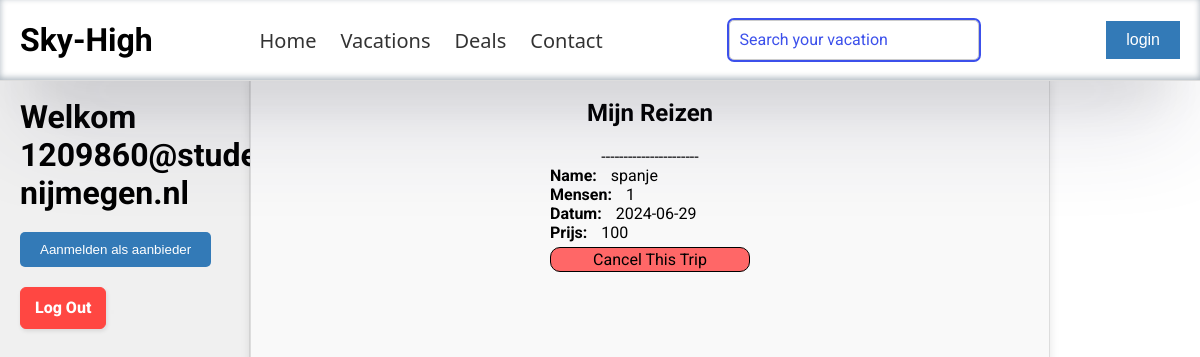
The page /pages/dashboard.php (signed in) on the database its author committed.
### tables this page shows
CREATE TABLE `placemeta` (
  `id` int(11) NOT NULL,
  `name` varchar(50) NOT NULL,
  `description` text NOT NULL,
  `price` int(11) NOT NULL,
  `imgname` varchar(100) NOT NULL
);

CREATE TABLE `booking` (
  `userid` int(255) NOT NULL,
  `bookingid` int(255) NOT NULL,
  `placeid` int(255) NOT NULL,
  `date` date DEFAULT NULL,
  `ampeople` int(20) NOT NULL
);

### pages/dashboard.php (the view, shortened to what this page needs)
<?php
require ('conn.php');
$username = $_SESSION['user'];
$stmt = $conn->prepare("SELECT id FROM users WHERE username = :username");
$stmt->bindParam(':username', $username);
$stmt->execute();
$result2 = $stmt->fetch();
$userid = $result2['id'];
$stmt = $conn->prepare("
        SELECT *
        FROM placemeta
        INNER JOIN booking ON booking.placeid = placemeta.id
        WHERE booking.userid = :userid
    ");
    $stmt->bindParam(':userid', $userid);
    $stmt->execute();
    $result = $stmt->fetchAll();
?>
<!doctype html>
<html lang="en">
<head>
    <link rel="stylesheet" href="../assets/css/style.css">
</head>
<body>
<div class="header">
        <h1 class="logo">Sky-High</h1>
        <div class="quick-acctions">
            <nav>
                <a href="../index.php" id="home-link">Home</a>
                <a href="vakanties.php" title="Your in vacations" id="vacation-link">Vacations</a>
                <a href="">Deals</a>
                <a href="contact.php" id="contact-link">Contact</a>
            </nav>
        </div>
        <div class="search-container input-user ">
            <input name="search" type="text" class="userinput" id="search-input" placeholder="">
            <label for="name" class="userlabel">Search your vacation</label>
        </div>
        <div class="login-account">
            <a href="inlog.php"><button>login</button></a>
        </div>
    </div>
    <div class="dashboard-container">
        <div class="sidebar">
            <h1>Welkom <?php echo ($_SESSION['user']) ?></h1>
            <button class="btn-register">Aanmelden als aanbieder</button>
            <form action="logout.php" method="post">
                <input type="submit" class="button-24" value="Log Out">
                <button role="button"></button>
            </form>
        </div>
        <div class="maincontainer">
  <h1 class="title-list">Mijn Reizen</h1>
  <?php
    if (!empty($result)) {
      foreach ($result as $row) {
        echo '<p>----------------------</p>';
        echo '<div class="item">';
        echo '<span class="item-label">Name:</span> ' . htmlspecialchars($row["name"]) . '<br>';
        echo '<span class="item-label">Mensen:</span> ' . htmlspecialchars($row["ampeople"]) . '<br>';
        echo '<span class="item-label">Datum:</span> ' . htmlspecialchars($row["date"]) . '<br>';
        echo '<span class="item-label">Prijs:</span> ' . htmlspecialchars($row["price"]) . '<br>';
        echo '<form action="delete_booking.php" method="post">';
        echo '<input title="Please dont cancel me..." class="cancel-trip" type="submit" value="Cancel This Trip">';
        echo '</form>';
        echo '</div>';
      }
    } else {
      echo '<p class="no-results">No results found</p>';
    }
  ?>
</div>
    </div>
</body>
</html>

### assets/css/style.css (style rules this page uses)
* { margin: 0; padding: 0; box-sizing: border-box; text-decoration: none; }
.header { position: fixed; top: 0; width: 100%; background-color: #fff; box-shadow: rgba(50, 50, 93, 0.25) 0px 50px 100px -20px, rgba(0, 0, 0, 0.3) 0px 30px 60px -30px, rgba(10, 37, 64, 0.35) 0px -2px 6px 0px inset; padding: 20px; display: flex; justify-content: space-between; align-items: center; margin-bottom: 80px; z-index: 99; }
.logo { cursor:pointer; font-weight: 700; font-family:'Roboto', sans-serif; }
.quick-acctions { display: flex; align-items: center; }
.quick-acctions nav a { font-family: system-ui, -apple-system, BlinkMacSystemFont, 'Segoe UI', Roboto, Oxygen, Ubuntu, Cantarell, 'Open Sans', 'Helvetica Neue', sans-serif; font-size: 20px; color: #333; text-decoration: none; margin-right: 20px; transition: color 0.2s ease; }
.login-account { margin-left: 20px; }
.login-account button { background-color: #337ab7; color: #fff; border: none; padding: 10px 20px; font-size: 16px; cursor: pointer; transition: background-color 0.2s ease; }
.header { border-bottom: 1px solid #ddd; }
.quick-acctions nav a { position: relative; }
.quick-acctions nav a::after { content: ""; position: absolute; bottom: 0; left: 0; width: 100%; height: 2px; background-color: #337ab7; transform: scaleX(0); transition: transform 0.2s ease; }
.search-container { position: relative; width: 250px; }
#search-input { width: 100%; padding: 10px; border: 1px solid #ccc; border-radius: 5px; box-sizing: border-box; }
.input-user { position: relative; }
.userinput { font-family: 'Roboto', sans-serif; font: inherit; color: #000000; padding: 10px; border: none; border-radius: 4px; outline: 2px solid #fff; background-color: transparent; transition: outline-color 500ms; }
.userlabel { position: absolute; font-family:'Roboto', sans-serif; top: 0; left: 0; translate: 10px 10px; color: #3c50eb; transition: translate 500ms,scale 500ms; }
nav a { cursor: pointer; }
::placeholder { font-family: 'Roboto', sans-serif; text-align: center; }
form input { font-family: 'Roboto', sans-serif; }
.dashboard-container { display: flex; flex-direction: row; height: 100vh; }
.dashboard-container h1, h2 { font-family: 'Roboto', sans-serif; margin-bottom: 20px; }
.sidebar { width: 250px; max-width: 500px; background-color: #f0f0f0; padding: 20px; border-right: 1px solid #ddd; }
.sidebar h1 { margin-top: 0; }
.btn-register { background-color: #337ab7; color: #fff; padding: 10px 20px; border: none; border-radius: 5px; cursor: pointer; margin-bottom: 20px; }
.button-24 { background: #FF4742; border: 1px solid #FF4742; border-radius: 6px; box-shadow: rgba(0, 0, 0, 0.1) 1px 2px 4px; box-sizing: border-box; color: #FFFFFF; cursor: pointer; display: inline-block; font-family: nunito,roboto,proxima-nova,"proxima nova",sans-serif; font-size: 16px; font-weight: 800; line-height: 16px; min-height: 40px; outline: 0; padding: 12px 14px; text-align: center; text-rendering: geometricprecision; text-transform: none; user-select: none; -webkit-user-select: none; touch-action: manipulation; vertical-align: middle; }
.dashboard-container { margin-top: 78px; }
.maincontainer { display: flex; flex-direction: column; align-items: center; font-family: 'Roboto', sans-serif; width: 800px; padding: 20px; background-color: #f9f9f9; border: 1px solid #ddd; box-shadow: 0 0 10px rgba(0, 0, 0, 0.1); }
.title-list { font-size: 24px; font-weight: bold; margin-bottom: 10px; }
.item { margin-bottom: 40px; }
.item-label { font-weight: bold; margin-right: 10px; }
.cancel-trip { margin-top: 5px; border: 0.5px solid black; background-color: transparent; font-family: 'Roboto', sans-serif; font-size: medium; background-color: #ff6767; border-radius: 10px; width: 200px; height: 25px; }

### rows shown on the page
placemeta: name "spanje", booking.ampeople "1", booking.date "2024-06-29", price "100"

### other values the page prints
$_SESSION['user'] "1209860@student.roc-nijmegen.nl"
